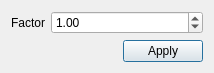
<?xml version="1.0" encoding="UTF-8"?>
<ui version="4.0">
 <class>ScaleDeflectionsDialog</class>
 <widget class="QDialog" name="ScaleDeflectionsDialog">
  <property name="geometry">
   <rect>
    <x>0</x>
    <y>0</y>
    <width>214</width>
    <height>72</height>
   </rect>
  </property>
  <property name="windowTitle">
   <string>Scale Deflections</string>
  </property>
  <layout class="QVBoxLayout" name="verticalLayout">
   <item>
    <layout class="QFormLayout" name="formLayout">
     <item row="0" column="0">
      <widget class="QLabel" name="factorLabel">
       <property name="text">
        <string>Factor</string>
       </property>
      </widget>
     </item>
     <item row="0" column="1">
      <widget class="QDoubleSpinBox" name="factorDoubleSpinBox">
       <property name="minimum">
        <double>0.010000000000000</double>
       </property>
       <property name="maximum">
        <double>10.000000000000000</double>
       </property>
       <property name="singleStep">
        <double>1.000000000000000</double>
       </property>
       <property name="value">
        <double>1.000000000000000</double>
       </property>
      </widget>
     </item>
    </layout>
   </item>
   <item>
    <layout class="QHBoxLayout" name="horizontalLayout">
     <item>
      <spacer name="horizontalSpacer">
       <property name="orientation">
        <enum>Qt::Horizontal</enum>
       </property>
       <property name="sizeHint" stdset="0">
        <size>
         <width>40</width>
         <height>20</height>
        </size>
       </property>
      </spacer>
     </item>
     <item>
      <widget class="QPushButton" name="applyPushButton">
       <property name="text">
        <string>Apply</string>
       </property>
       <property name="icon">
        <iconset resource="../../rsc.qrc">
         <normaloff>:/icons/dialog-ok-apply.png</normaloff>:/icons/dialog-ok-apply.png</iconset>
       </property>
      </widget>
     </item>
    </layout>
   </item>
  </layout>
 </widget>
 <resources>
  <include location="../../rsc.qrc"/>
 </resources>
 <connections/>
</ui>
